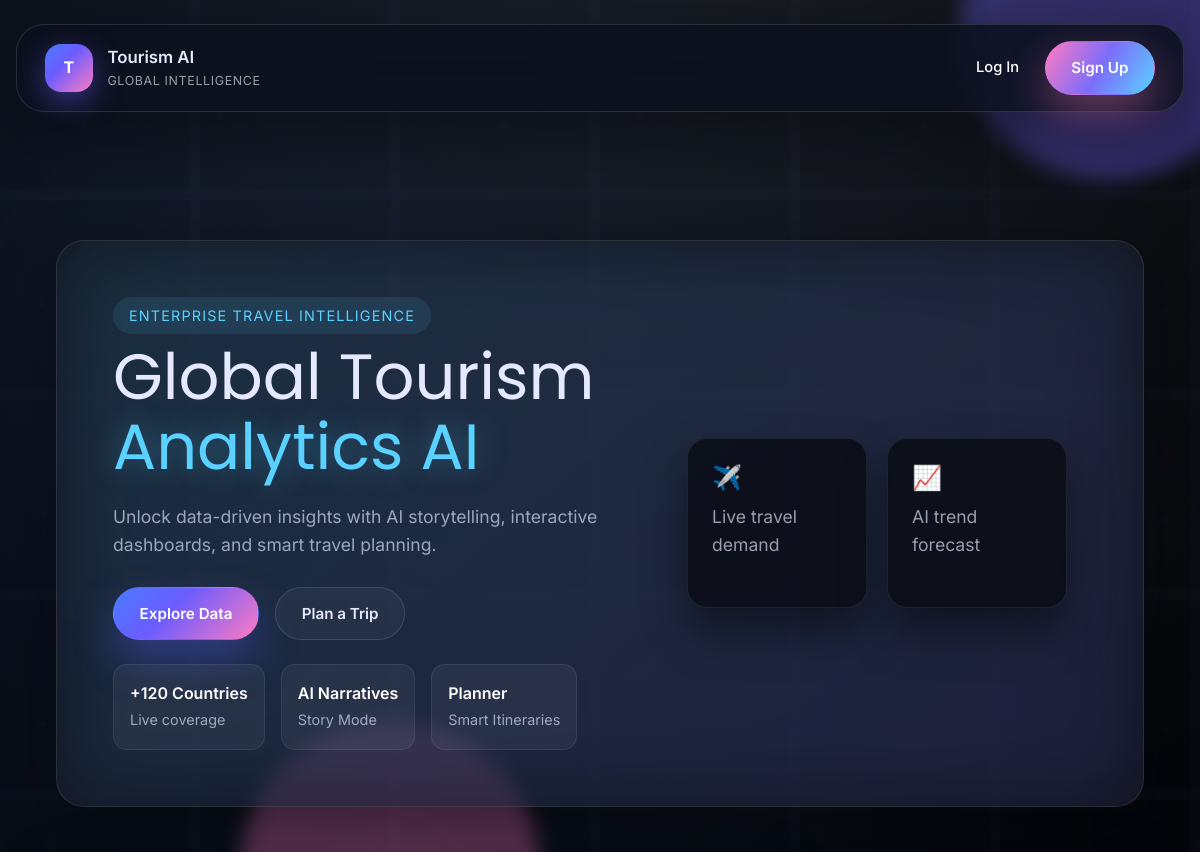
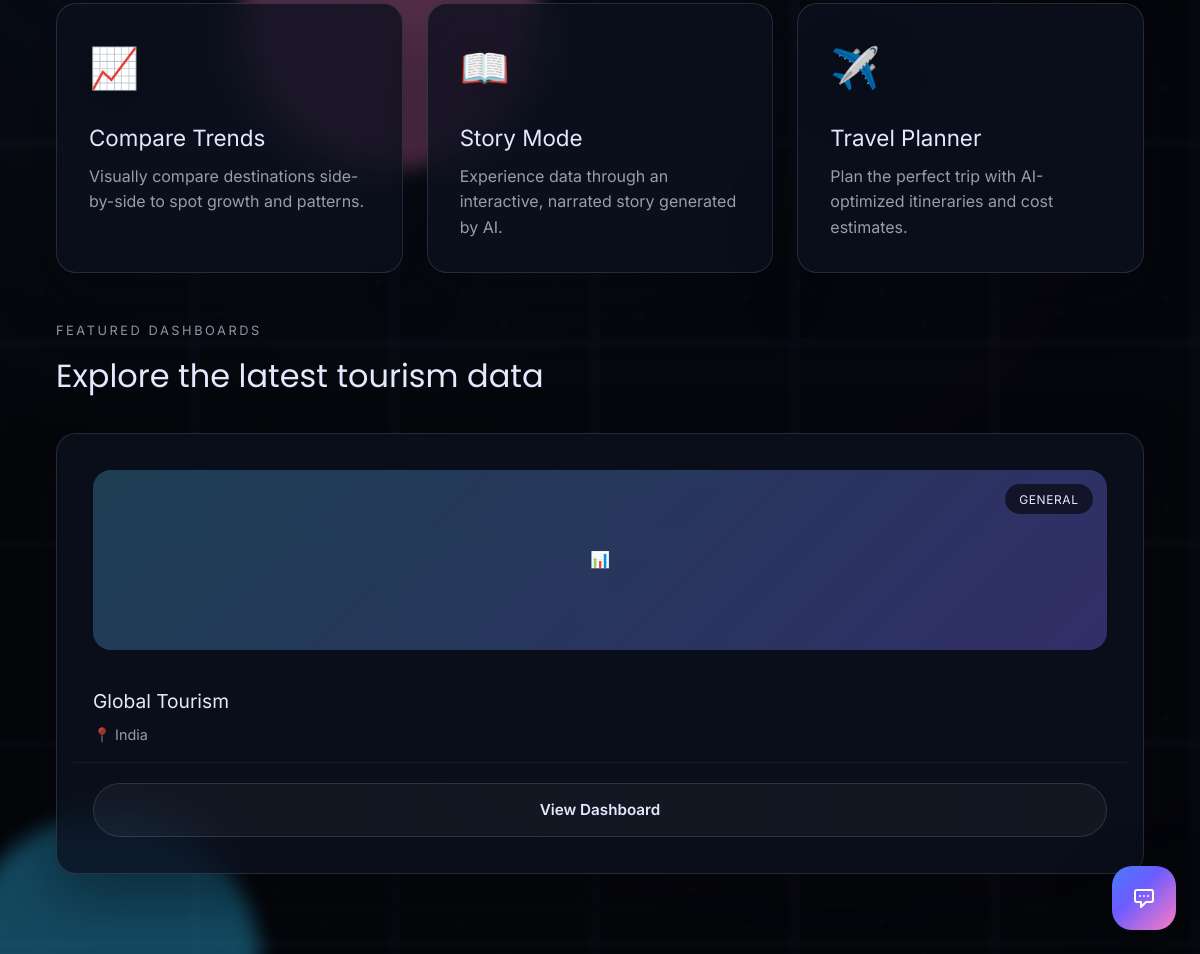
The page / on the database its author committed (2 pictures, top to bottom).
### project/models/dashboard.py (models this page shows)
class Dashboard(db.Model):
    __tablename__ = 'dashboards'
    id = db.Column(db.Integer, primary_key=True)
    title = db.Column(db.String(128))
    embed_url = db.Column(db.String(512)) # Power BI Embed URL
    country = db.Column(db.String(64))
    category = db.Column(db.String(64))
    tags = db.Column(db.String(256))
    user_id = db.Column(db.Integer, db.ForeignKey('users.id'))
    created_at = db.Column(db.DateTime, default=datetime.utcnow)
    is_public = db.Column(db.Boolean, default=True)
    insights = db.relationship('Insight', backref='dashboard', lazy='dynamic')
    feedbacks = db.relationship('Feedback', backref='dashboard', lazy='dynamic')

### project/routes/main.py (the view)
@main.route('/')
def index():
    public_dashboards = Dashboard.query.filter_by(is_public=True).limit(6).all()
    return render_template('index.html', dashboards=public_dashboards)

### project/templates/index.html (shortened to what this page needs)
{% extends "base.html" %}
{% block content %}
<div class="landing-shell">
    <section class="hero-panel">
        <div class="hero-aura" aria-hidden="true"></div>
        <div class="hero-content">
            <div class="hero-badge">Enterprise Travel Intelligence</div>
            <h1>
                Global Tourism <span>Analytics AI</span>
            </h1>
            <p>
                Unlock data-driven insights with AI storytelling, interactive dashboards, and smart travel planning.
            </p>
            <div class="hero-actions">
                <a href="#dashboards" class="btn btn-primary ripple">Explore Data</a>
                <a href="{{ url_for('main.itinerary') }}" class="btn btn-ghost ripple">Plan a Trip</a>
            </div>
            <div class="hero-metrics">
                <div class="metric">
                    <span class="metric-label">+120 Countries</span>
                    <span class="metric-value">Live coverage</span>
                </div>
                <div class="metric">
                    <span class="metric-label">AI Narratives</span>
                    <span class="metric-value">Story Mode</span>
                </div>
                <div class="metric">
                    <span class="metric-label">Planner</span>
                    <span class="metric-value">Smart Itineraries</span>
                </div>
            </div>
        </div>
        <div class="hero-visual" aria-hidden="true">
            <div class="hero-card-grid">
                <div class="orbit-card">
                    <span class="orbit-icon">✈️</span>
                    <p>Live travel demand</p>
                </div>
                <div class="orbit-card secondary">
                    <span class="orbit-icon">📈</span>
                    <p>AI trend forecast</p>
                </div>
            </div>
        </div>
    </section>
    <section class="feature-grid">
        <article class="feature-card glass-card" onclick="window.location.href='{{ url_for('main.compare') }}'">
            <div class="card-icon">📈</div>
            <div class="card-body">
                <h3>Compare Trends</h3>
                <p>Visually compare destinations side-by-side to spot growth and patterns.</p>
            </div>
        </article>
        <article class="feature-card glass-card">
            <div class="card-icon">📖</div>
            <div class="card-body">
                <h3>Story Mode</h3>
                <p>Experience data through an interactive, narrated story generated by AI.</p>
            </div>
        </article>
        <article class="feature-card glass-card" onclick="window.location.href='{{ url_for('main.itinerary') }}'">
            <div class="card-icon">✈️</div>
            <div class="card-body">
                <h3>Travel Planner</h3>
                <p>Plan the perfect trip with AI-optimized itineraries and cost estimates.</p>
            </div>
        </article>
    </section>
    <section id="dashboards" class="dashboards-section">
        <div class="section-head">
            <div>
                <p class="eyebrow">Featured Dashboards</p>
                <h2>Explore the latest tourism data</h2>
            </div>
        </div>
        <div class="dashboard-grid">
            {% for dashboard in dashboards %}
            <article class="dashboard-card glass-card">
                <div class="card-cover">
                    <span class="cover-icon">📊</span>
                    <span class="card-chip">{{ dashboard.category }}</span>
                </div>
                <div class="card-content">
                    <h3>{{ dashboard.title }}</h3>
                    <p>📍 {{ dashboard.country }}</p>
                </div>
                <div class="card-footer">
                    <a href="{{ url_for('main.dashboard_view', id=dashboard.id) }}" class="btn btn-ghost ripple full">View Dashboard</a>
                </div>
            </article>
            {% endfor %}
        </div>
    </section>
</div>
{% endblock %}

### rows shown on the page
Dashboard: category "GENERAL", title "Global Tourism", country "India"
